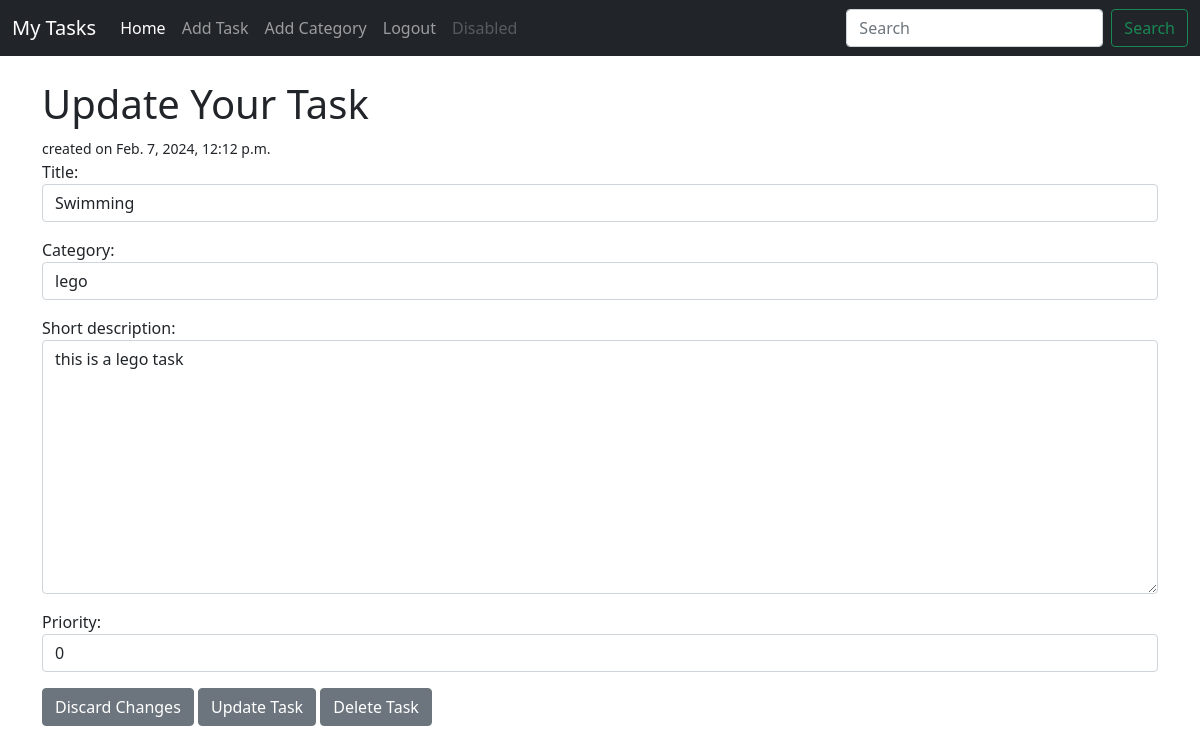
The page /task/edit/25 (signed in) on the database its author committed.
### task/models.py (models this page shows, shortened)
class Task(models.Model):
    title = models.CharField(max_length=200)
    title_tag = models.CharField(max_length=200)
    author = models.ForeignKey(User, on_delete=models.CASCADE)
    short_description = models.TextField()
    date_created = models.DateTimeField(auto_now_add=True)
    priority = models.IntegerField(default=0)
    category = models.CharField(max_length=200, default='uncategorized')
    completed = models.BooleanField(default=False)

### task/views.py (the view)
# urls.py: path('task/edit/<int:pk>', EditTaskView.as_view(), name='edit_task'),
class EditTaskView(UpdateView):
    model = Task
    form_class = EditForm
    template_name = 'task/edit_task.html'

### task/forms.py
class EditForm(forms.ModelForm):
    class Meta:
        model = Task
        fields = ('title', 'category', 'short_description', 'priority')
        widgets = {
            'title': forms.TextInput(attrs={'class': 'form-control', 'placeholder': 'Enter the task title...'}),
            'category': forms.Select(choices=choice, attrs={'class': 'form-control'}),
            'short_description': forms.Textarea(attrs={'class': 'form-control',
                                                       'placeholder': 'Enter a short '
                                                                      'description of the '
                                                                      'task...'}),
            'priority': forms.TextInput(attrs={'class': 'form-control'}),
        }

### task/templates/task/edit_task.html (shortened to what this page needs)
{% extends 'task/base.html' %}
{% block content %}
{% if user.is_authenticated %}
<h1>Update Your Task</h1><small>created on {{ task.date_created }}</small>
<div class="form-group">
    <form method="POST" class="submit_form">
        {{ form.as_p }}
        <a href="{% url 'home' %}" class="btn btn-secondary">Discard Changes</a>
        <button class="btn btn-secondary">Update Task</button>
        <a class="btn btn-secondary" href="{% url 'delete_task' task.pk %}">Delete Task</a>
    </form>
</div>
{% else %}
You're not allowed here, and you know it!...
{% endif %}
{% endblock %}

### rows shown on the page
Task: date_created "Feb. 7, 2024, 12:12 p.m.", title "Swimming", category "lego", short_description "this is a lego task", priority "0"
